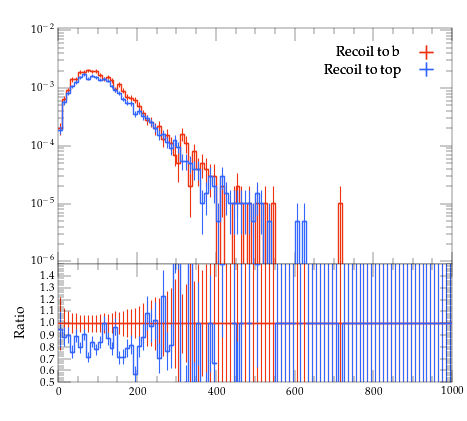

This figure's Python source:
#! /usr/bin/env python

# This Python script was auto-generated using YODA v2.0.2.
# Analysis object: /MC_TTBAR/onelep_t_pT
# Timestamp: 07-08-2026 (11:29:32)

import matplotlib as mpl
import matplotlib.pyplot as plt
mpl.use('Agg') # comment out for interactive use
import os
import numpy as np

plotDir = os.path.split(os.path.realpath(__file__))[0]
if 'YODA_USER_PLOT_PATH' in globals():
    plot_outdir = globals()['YODA_USER_PLOT_PATH']
else:
    plot_outdir = plotDir

#plot style
plt.style.use(os.path.join(plotDir, '../default.mplstyle'))
# plot metadata
figW, figH = plt.rcParams['figure.figsize']
ax_xLabel = r''
ax_yLabel = r''
ax_title  = r''
ax_xScale = 'linear'
ax_yScale = 'log'
xLims = (0.0, 1000.0)
yLims = (9e-07, 0.011000000000000001)

# TeX-friendly labels for the legend
labels = {
    'legend' : ([ r"Recoil to b", r"Recoil to top" ], r""),
}

# Adjust canvas width and height
canvasW = 10.0
canvasH = 9.0
figW *= canvasW/10.
figH *= canvasH/9.

# Create figure and axis objects
fig, (ax, ratio0_ax) = plt.subplots(2, 1, sharex=True,
                  figsize=(figW,figH), gridspec_kw={'height_ratios': (6.0, 3.0)})

# Set figure margins
plt.subplots_adjust(
    left   = 1.0 * plt.rcParams['figure.subplot.left'],
    right  = 1.0 * plt.rcParams['figure.subplot.right'],
    top    = 1.0 * plt.rcParams['figure.subplot.top'],
    bottom = 1.0 * plt.rcParams['figure.subplot.bottom'])

ratio0_ax.yaxis.set_major_locator(mpl.ticker.MultipleLocator(0.1))
ratio0_ax.set_ylim(0.5, 1.4999)
ratio0_ax.set_ylabel('Ratio')

# the numerical data is stored in a separate file
dataf = dict()
prefix = os.path.split(__file__)[0]
if prefix:    prefix = prefix + '/'
exec(open(prefix+'onelep_t_pT__data.py').read(), dataf)


legend_handles = dict() # keep track of handles for the legend

# style options for curves
# starts at zorder>=5 to draw curve on top of legend
styles = {
  'rec_b': {
    'color' : '#EE3311',
    'linestyle' : '-',
    'linewidth' : 1,
    'marker' : 'none',
    'markersize' : 2,
    'capsize' : 0.0,
    'zorder' : 5,
    'histstyle' : 1,
    'drawstyle' : 'steps-pre',
    'xerrorbars' : 1,
    'yerrorbars' : 1,
    'fillcolor' : None,
    'fillopacity' : 1.0,
    'ratio0_linestyle' : '-',
    'ratio0_linewidth' : 1,
    'ratio0_marker' : 'none',
    'ratio0_markersize' : 2,
    'ratio0_capsize' : 0.0,
    'ratio0_zorder' : 5,
    'ratio0_histstyle' : 1,
    'ratio0_drawstyle' : 'steps-pre',
    'ratio0_xerrorbars' : 1,
    'ratio0_yerrorbars' : 1,
  },
  'rec_t': {
    'color' : '#3366FF',
    'linestyle' : '-',
    'linewidth' : 1,
    'marker' : 'none',
    'markersize' : 2,
    'capsize' : 0.0,
    'zorder' : 6,
    'histstyle' : 1,
    'drawstyle' : 'steps-pre',
    'xerrorbars' : 1,
    'yerrorbars' : 1,
    'fillcolor' : None,
    'fillopacity' : 1.0,
    'ratio0_linestyle' : '-',
    'ratio0_linewidth' : 1,
    'ratio0_marker' : 'none',
    'ratio0_markersize' : 2,
    'ratio0_capsize' : 0.0,
    'ratio0_zorder' : 6,
    'ratio0_histstyle' : 1,
    'ratio0_drawstyle' : 'steps-pre',
    'ratio0_xerrorbars' : 1,
    'ratio0_yerrorbars' : 1,
  },
}

# curve from input yoda files in main panel
for label, yvals in dataf['yvals'].items():
    if all(np.isnan(v) for v in dataf['yvals'][label]):
        continue
    tmp = None
    if styles[label]['histstyle']: # draw as histogram
        xpos = dataf['xedges'][label] if styles[label]['drawstyle'] else dataf['xpoints'][label]
        ypos = np.insert(yvals, 0, yvals[0]) if styles[label]['drawstyle'] else yvals
        if styles[label]['fillcolor']: # fill area below curve
            ax.fill_between(xpos, ypos, step='pre',
                            color=styles[label]['fillcolor'],
                            alpha=styles[label]['fillopacity'])
        tmp, = ax.plot(xpos, ypos,
                       color=styles[label]['color'],
                       linestyle=styles[label]['linestyle'],
                       linewidth=styles[label]['linewidth'],
                       drawstyle=styles[label]['drawstyle'], solid_joinstyle='miter',
                       zorder=styles[label]['zorder'], label=label)
    tmp = ax.errorbar(dataf['xpoints'][label], yvals,
                      xerr=np.array(dataf['xerrs'][label])*styles[label]['xerrorbars'],
                      yerr=np.array(dataf['yerrs'][label])*styles[label]['yerrorbars'],
                      fmt=styles[label]['marker'], capsize=styles[label]['capsize'],
                      markersize=styles[label]['markersize'],
                      ecolor=styles[label]['color'],
                      color=styles[label]['color'], zorder=styles[label]['zorder'])
    tmp[-1][0].set_linestyle(styles[label]['linestyle'])
    tmp[-1][0].set_linewidth(styles[label]['linewidth'])
    if label in dataf['add_legend_handle']:  legend_handles[label] = tmp
    for varLabel in dataf['variation_yvals'].keys():
        if varLabel.startswith(label):
            tmp, = ax.plot(dataf['xedges'][label], dataf['variation_yvals'][varLabel],
                           color=styles[label]['color'],
                           linestyle=styles[label]['linestyle'],
                           linewidth=styles[label]['linewidth'],
                           drawstyle='steps-pre', solid_joinstyle='miter',
                           zorder=styles[label]['zorder'], alpha=0.5)


# plots on ratio panel
# curve from input yoda files in ratio panel
for label, yvals in dataf['ratio0_yvals'].items():
    if all(np.isnan(v) for v in yvals):
        continue
    if styles[label]['ratio0_histstyle']: # plot as histogram
        xpos = dataf['xedges']['rec_b'] if styles[label]['ratio0_drawstyle'] else dataf['xpoints']['rec_b']
        ypos = np.insert(yvals, 0, yvals[0]) if styles[label]['ratio0_drawstyle'] else yvals
        ratio0_ax.plot(xpos, ypos,
                       color=styles[label]['color'],
                       linewidth=styles[label]['linewidth'],
                       linestyle=styles[label]['ratio0_linestyle'],
                       drawstyle=styles[label]['ratio0_drawstyle'], zorder=styles[label]['zorder'],
                       solid_joinstyle='miter')
    tmp = ratio0_ax.errorbar(dataf['xpoints']['rec_b'], yvals,
                             xerr=np.array(dataf['ref_xerrs'])*styles[label]['ratio0_xerrorbars'],
                             yerr=np.array(dataf['ratio0_yerrs'][label])*styles[label]['ratio0_yerrorbars'],
                             fmt=styles[label]['ratio0_marker'], capsize=styles[label]['ratio0_capsize'],
                             markersize=styles[label]['ratio0_markersize'],
                             ecolor=styles[label]['color'],
                             color=styles[label]['color'])
    tmp[-1][0].set_linestyle(styles[label]['ratio0_linestyle'])
    tmp[-1][0].set_linewidth(styles[label]['ratio0_linewidth'])

    for varlabel in dataf['ratio0_variation_vals'].keys():
        if varlabel.startswith(label):
            ratio0_ax.plot(dataf['xedges']['rec_b'],
                            dataf['ratio0_variation_vals'][varlabel],
                            color=styles[label]['color'],
                            linestyle=styles[label]['linestyle'],
                            linewidth=styles[label]['linewidth'],
                            drawstyle='steps-pre', solid_joinstyle='miter',
                            zorder=1, alpha=0.5)

legend_items = list(legend_handles.values())
ax.add_artist(ax.legend(legend_items,
                        labels['legend'][0],
                        title=labels['legend'][1],
                        alignment='right',
                        loc='upper right',
                        bbox_to_anchor=(1.0, 0.97),markerfirst=False))

# set plot metadata as defined above
ratio0_ax.set_xlabel(ax_xLabel)
ratio0_ax.xaxis.set_label_coords(1., -0.15)
ax.set_ylabel(ax_yLabel, ha='right', va='top')
ax.yaxis.set_label_coords(-0.11, 1.0)
ax.set_title(ax_title, loc='left')
ax.set_xscale(ax_xScale)
ax.set_yscale(ax_yScale)
ax.set_xlim(xLims)
ax.set_ylim(yLims)

# tick formatting
plt.rcParams['xtick.top'] = True
plt.rcParams['ytick.right'] = True
ax.yaxis.set_major_locator(mpl.ticker.LogLocator(base=10.0, numticks=np.inf))
ax.yaxis.set_minor_locator(mpl.ticker.LogLocator(
                           base=10.0, subs=np.arange(0.1, 1, 0.1), numticks=np.inf))
fig.align_ylabels((ax, ratio0_ax))
plt.savefig(os.path.join(plot_outdir, 'onelep_t_pT.pdf'), format='PDF')
plt.savefig(os.path.join(plot_outdir, 'onelep_t_pT.png'), format='PNG')

plt.close(fig)
